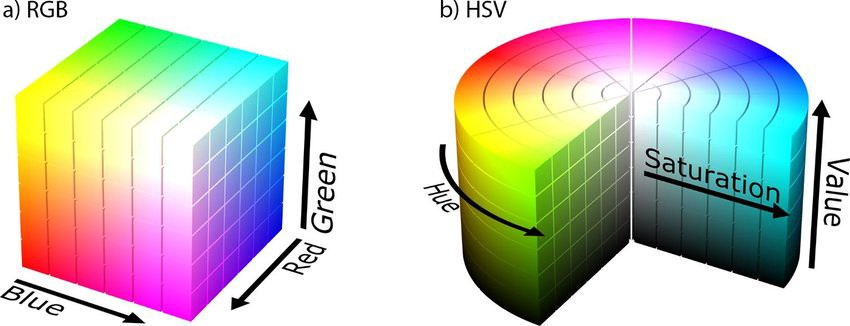
#> input picture Images/color_spaces.jpeg, 850 x 326 px, given in place of the camera
$ python object_location.py
#> lines starting #> are read from the running program, lines starting #| are printed output that depends on the picture; after the words box and inside, x2 and y2 are one past the last pixel; in counts of white or black regions, pixels touching at a corner belong together
# -*- coding: utf-8 -*-
"""
Created on Wed Apr  6 12:13:13 2022

@author: 212765608
"""
# -*- coding: utf-8 -*-
"""
Created on Tue Mar 29 21:14:49 2022

Purpose: Display original, mask, and result video. Allow calibration of HSV values for masks.
"""

# Importing libraries
import numpy as np
import cv2 as cv

#trackbar callback fucntion does nothing but required for trackbar
def nothing(x):
    pass

# Connect to capture device
cap = cv.VideoCapture(0);

# Configures window with 'sliders' to tune HSV bounds for mask
cv.namedWindow("Tracking")
cv.createTrackbar("LH", "Tracking", 0, 255, nothing)
#> slider 'LH' is set to 51
cv.createTrackbar("LS", "Tracking", 0, 255, nothing)
#> slider 'LS' is set to 51
cv.createTrackbar("LV", "Tracking", 0, 255, nothing)
#> slider 'LV' is set to 51
cv.createTrackbar("UH", "Tracking", 255, 255, nothing)
cv.createTrackbar("US", "Tracking", 255, 255, nothing)
cv.createTrackbar("UV", "Tracking", 255, 255, nothing)

# Establishes loop through every frame until webcam is closed
while cap.isOpened():

    _, frame = cap.read()
#> frame is the input picture: shape (326, 850, 3); mean B, G, R 190, 196.6, 196
    #frame = cv.fastNlMeansDenoisingColored(frame,None,10,10,7,21)
    hsv = cv.cvtColor(frame, cv.COLOR_BGR2HSV)
#> hsv: shape (326, 850, 3); mean H, S, V 47.5, 81.7, 222.5

    # create trackbars
    l_h = cv.getTrackbarPos("LH", "Tracking")
    l_s = cv.getTrackbarPos("LS", "Tracking")
    l_v = cv.getTrackbarPos("LV", "Tracking")

    u_h = cv.getTrackbarPos("UH", "Tracking")
    u_s = cv.getTrackbarPos("US", "Tracking")
    u_v = cv.getTrackbarPos("UV", "Tracking")

    # Implement upper and lower bound HSV for masks based on trackbar input
    l_b = np.array([l_h, l_s, l_v])
    u_b = np.array([u_h, u_s, u_v])

    mask = cv.inRange(hsv, l_b, u_b)
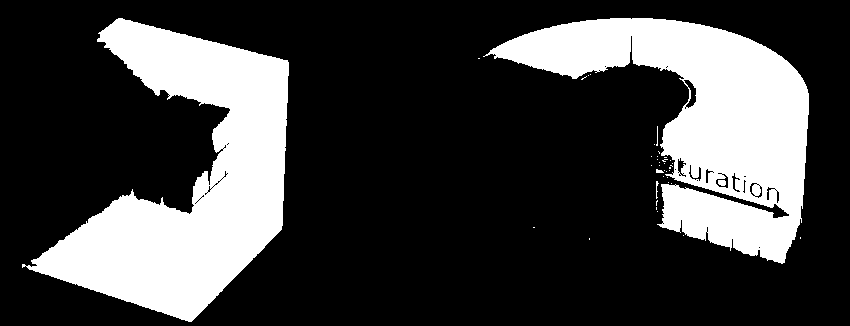
#> mask: shape (326, 850); 25.6% white; 39 white regions (33 under 20 px)
    #mask = cv.fastNlMeansDenoising(mask,None,10,10,7,21 )
    res = cv.bitwise_and(frame, frame, mask=mask)
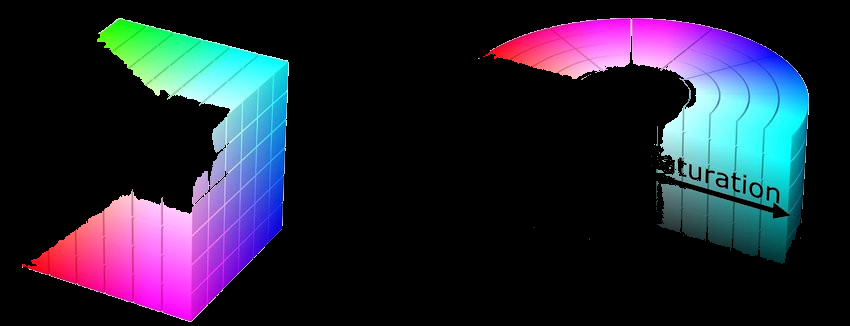
#> res: shape (326, 850, 3); mean B, G, R 51.2, 36.2, 35.3

    # find contours in the binary image
    contours, hierarchy = cv.findContours(mask,cv.RETR_TREE,cv.CHAIN_APPROX_SIMPLE)
#> contours = 99 contours, 85 with area under 20; largest, box (x1, y1, x2, y2) and area: (22, 18, 289, 322) 36094, (483, 18, 809, 264) 33998, (683, 79, 697, 109) 183, (715, 173, 729, 189) 126, (677, 157, 687, 178) 94

    for c in contours:
        area = cv.contourArea(c)

        if cv.contourArea(c) > 5000:
            #cv.drawContours(frame,c,-1, (0,255,255),3)
            x,y,w,h = cv.boundingRect(c)
            cv.rectangle(frame,(x,y),(x+w,y+h),(0,255,0),2)
            #print(area)
            # calculate moments for each contour
            M = cv.moments(c)

            # calculate x,y coordinate of center
            if M["m00"] != 0:
                cX = int(M["m10"] / M["m00"])
                cY = int(M["m01"] / M["m00"])
            else:
                cX, cY = 0, 0

            print(cX, ",", cY)


            cv.circle(frame, (cX, cY), 5, (255, 255, 255), -1)
            cv.putText(frame, "centroid", (cX - 25, cY - 25),cv.FONT_HERSHEY_SIMPLEX, 0.5, (255, 255, 255), 2)
#> this loop made 99 passes
#> (area, x, y, w, h, cX, cY) on passes 37, 71: (33998.5, 483, 18, 326, 246, 704, 120), (36094.5, 22, 18, 267, 304, 189, 181)
#> area on passes 41, 44, 45, 49, 50, 53: 33, 49, 38, 45.5, 28, 125.5
#| 704 , 120
#| 189 , 181
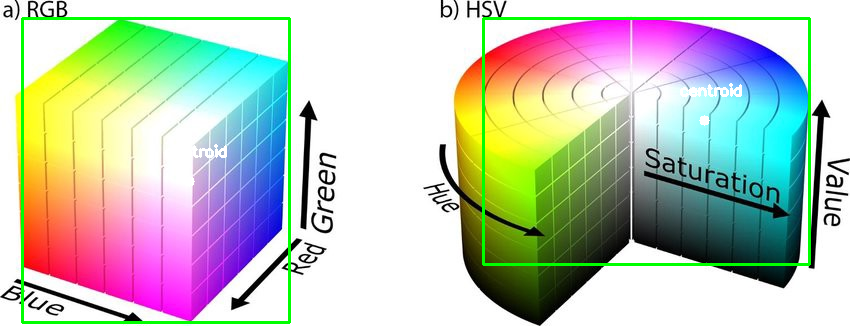
#> frame: shape (326, 850, 3); 2.79% of pixels changed, all inside (x1, y1, x2, y2) = (21, 17, 811, 324)


    # Create 3 windows (1) original, (2) mask, (3) result
    cv.imshow("frame", frame)
    cv.imshow("mask", mask)
    cv.imshow("res", res)

    # Close webcam feed if q is pressed
    if cv.waitKey(1) & 0xFF == ord('q'):
#> (key q is pressed here)
        break


# Releases webcam and closes frame
cap.release()
cv.destroyAllWindows()

$ run again, on Images/coordinate0.png
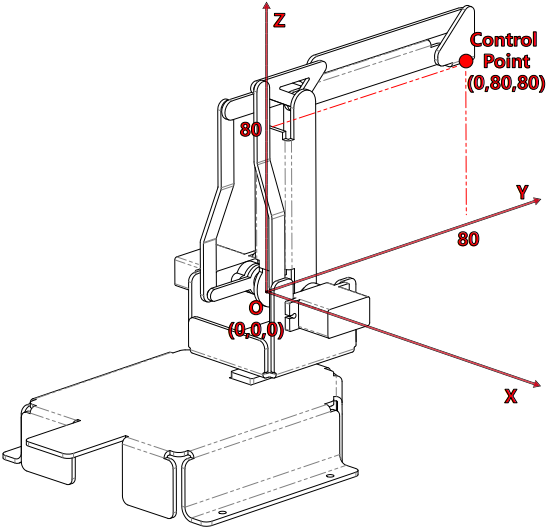
#> input picture Images/coordinate0.png, 547 x 529 px, given in place of the camera
#> frame is the input picture: shape (529, 547, 3); mean B, G, R 243.8, 243.7, 245.9
#> hsv: shape (529, 547, 3); mean H, S, V 2.1, 3.4, 245.9
#> `mask = cv.inRange(hsv, l_b, u_b)`:
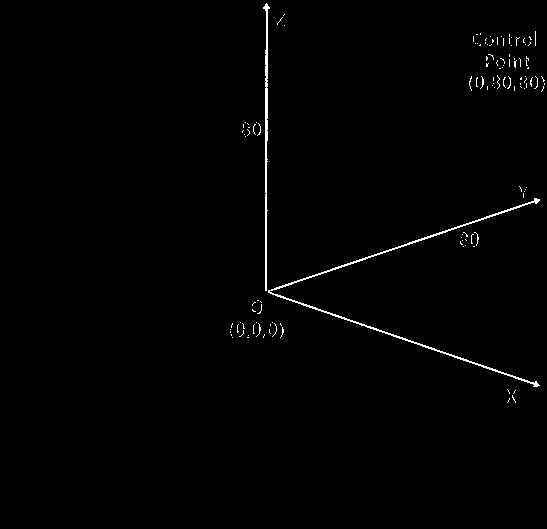
#> mask: shape (529, 547); 0.88% white in thin lines or dots, all inside (x1, y1, x2, y2) = (230, 3, 545, 403)
#> contours = 127 contours, 125 with area under 20; largest, box (x1, y1, x2, y2) and area: (268, 198, 540, 387) 647, (263, 3, 270, 291) 384
#> the loop `for c in contours:` made 127 passes
#> area on pass 42: 647

$ run again, on Images/postion_rect.PNG
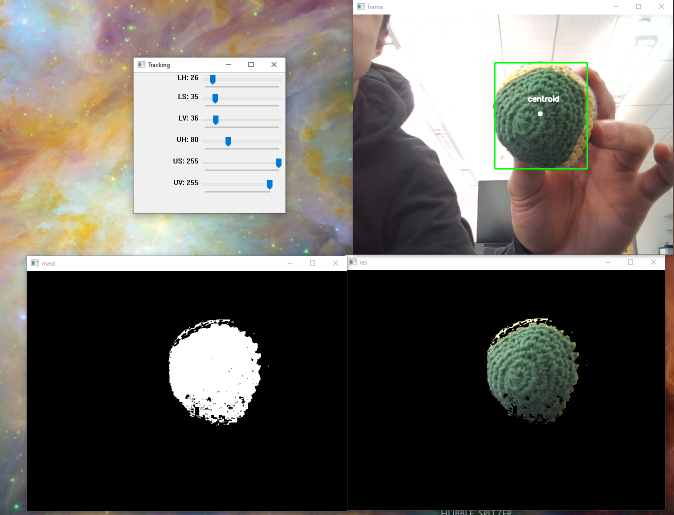
#> input picture Images/postion_rect.PNG, 1348 x 1029 px, given in place of the camera (shown at 1/2 size)
#> frame is the input picture: shape (1029, 1348, 3); mean B, G, R 95.5, 100.9, 104.8
#> hsv: shape (1029, 1348, 3); mean H, S, V 28.6, 24.1, 107.8
#> `mask = cv.inRange(hsv, l_b, u_b)`:
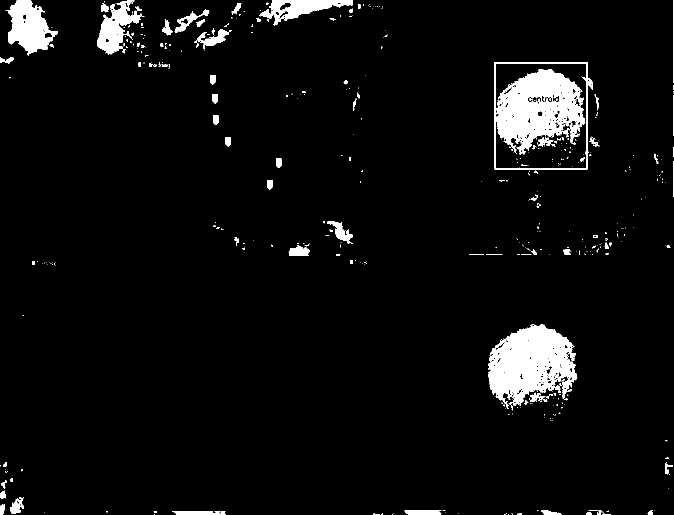
#> mask: shape (1029, 1348) (shown at 1/2 size); 4.8% white; 448 white regions (358 under 20 px)
#> contours = 822 contours, 704 with area under 20; largest, box (x1, y1, x2, y2) and area: (988, 124, 1186, 340) 40142, (990, 126, 1174, 337) 38385, (993, 138, 1171, 310) 19229, (977, 649, 1155, 821) 19126, (11, 0, 116, 112) 6428
#> the loop `for c in contours:` made 822 passes
#> (area, x, y, w, h, cX, cY) on passes 109, 470, 476, 538, 811: (19126, 977, 649, 178, 172, 1060, 726), (40142.5, 988, 124, 198, 216, 1081, 230), (38385, 990, 126, 184, 211, 1081, 231), (19229, 993, 138, 178, 172, 1076, 215), (6427.5, 11, 0, 105, 112, 58, 54)
#> (printed output is left out)
#> after the loop `for c in contours:`:
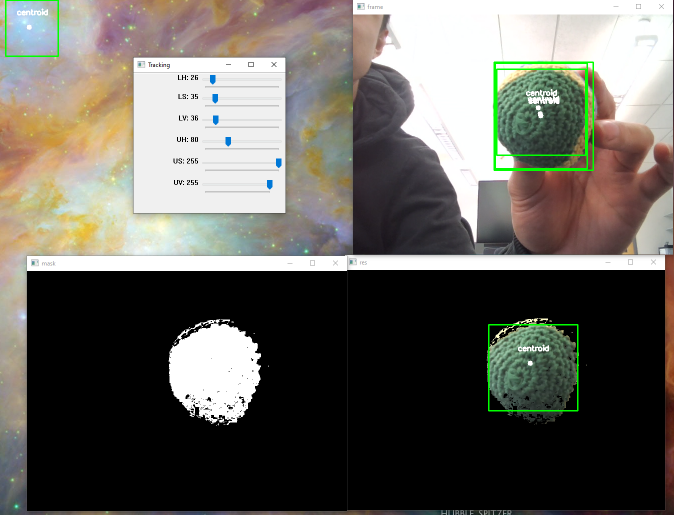
#> frame: shape (1029, 1348, 3) (shown at 1/2 size); 0.68% of pixels changed, all inside (x1, y1, x2, y2) = (10, 0, 1188, 823)
